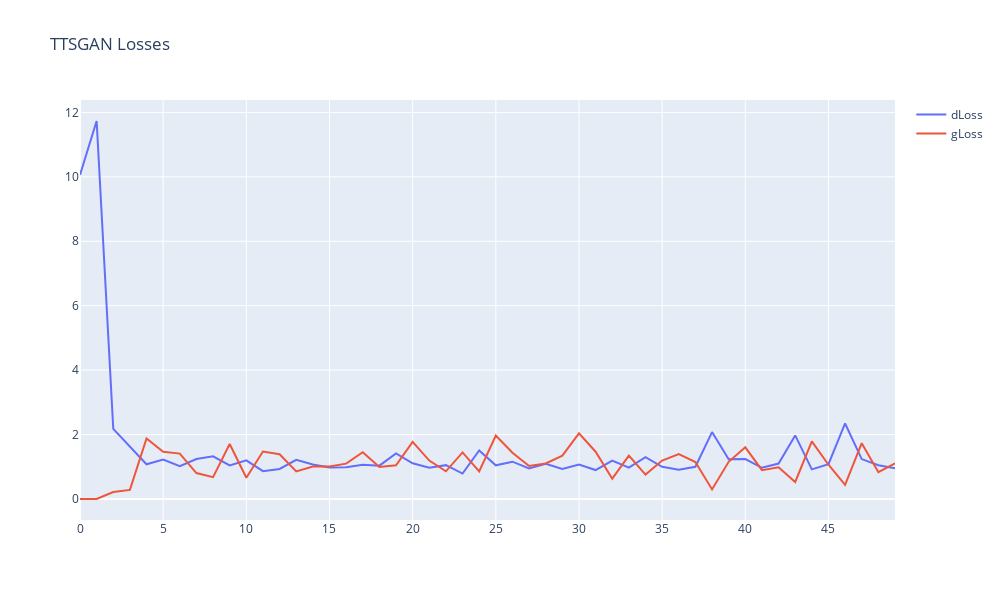

Here is the notebook cell this chart was saved with:
### Code cell
fig4 = go.Figure()

fig4.add_trace(go.Scatter(y=validation_discriminator_losses, mode="lines", showlegend=True, name='dLoss'))
fig4.add_trace(go.Scatter(y=validation_generator_losses, mode="lines", showlegend=True, name='gLoss'))
fig4.update_layout(width=1000, height=600, title="TTSGAN Losses")

fig4.show()

### Figure 1 — Plotly figure (JSON) as saved in the notebook; plotly's stock layout.template omitted (floating-point values rounded to 4 significant figures)
{"data": [{"mode": "lines", "name": "dLoss", "showlegend": true, "type": "scatter", "y": [10.06, 11.73, 2.177, 1.62, 1.078, 1.221, 1.022, 1.241, 1.323, 1.041, 1.2, 0.8652, 0.9336, 1.215, 1.074, 0.9771, 0.9862, 1.061, 1.036, 1.416, 1.109, 0.9693, 1.051, 0.7889, 1.507, 1.046, 1.158, 0.9511, 1.094, 0.9314, 1.068, 0.898, 1.195, 0.9721, 1.298, 1.0, 0.9059, 1.0, 2.078, 1.231, 1.24, 0.9689, 1.1, 1.974, 0.9188, 1.08, 2.345, 1.24, 1.048, 0.9502]}, {"mode": "lines", "name": "gLoss", "showlegend": true, "type": "scatter", "y": [4.304e-05, 0.0001713, 0.2158, 0.2831, 1.88, 1.469, 1.41, 0.8049, 0.6766, 1.708, 0.6586, 1.473, 1.389, 0.8568, 1.01, 1.006, 1.099, 1.451, 0.9967, 1.044, 1.773, 1.193, 0.8597, 1.447, 0.858, 1.97, 1.436, 1.022, 1.104, 1.346, 2.036, 1.468, 0.6312, 1.347, 0.7582, 1.195, 1.391, 1.146, 0.2979, 1.155, 1.604, 0.8958, 0.9828, 0.5288, 1.789, 1.064, 0.4416, 1.732, 0.8306, 1.107]}], "layout": {"height": 600, "title": {"text": "TTSGAN Losses"}, "width": 1000}}
